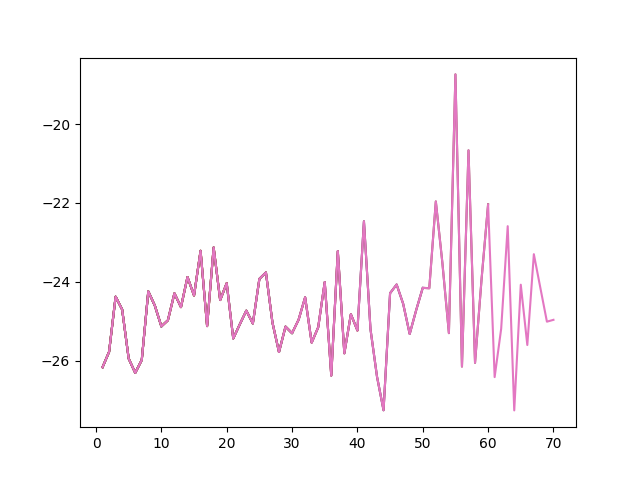

Reproduce this figure in Python.
"""
image-based observation for learning: image of the tactip, size 256*256 = 65536, encoded to be 2048 dim
task: tactip following the cylinder to reach the ball target
"""

import tensorflow as tf
from tensorflow.keras.layers import Conv2D, MaxPooling2D, Flatten
import numpy as np
import matplotlib.pyplot as plt
import gym, threading, queue
from gym_unity.envs import UnityEnv
import argparse
from PIL import Image
import time

from reacher_sawyer_env import ReacherEnv


EP_MAX = 1000000
EP_LEN = 20
N_WORKER = 2                # parallel workers
GAMMA = 0.9                 # reward discount factor
A_LR = 0.0001               # learning rate for actor
C_LR = 0.0002               # learning rate for critic
MIN_BATCH_SIZE = 10         # minimum batch size for updating PPO
UPDATE_STEP = 8            # loop update operation n-steps
EPSILON = 0.2               # for clipping surrogate objective

parser = argparse.ArgumentParser(description='Train or test neural net motor controller.')
parser.add_argument('--train', dest='train', action='store_true', default=False)
parser.add_argument('--test', dest='test', action='store_true', default=False)

args = parser.parse_args()


# env=ReacherEnv(headless=True)
# S_DIM=env.observation_space.shape[0]
# A_DIM= env.action_space.shape[0] 

S_DIM=17
A_DIM=7



class PPO(object):
    def __init__(self):
        self.sess = tf.Session()
        self.tfs = tf.placeholder(tf.float32, [None, S_DIM], 'state')
        

        # critic
        l1 = tf.layers.dense(self.tfs, 100, tf.nn.relu)
        l2 = tf.layers.dense(l1, 100, tf.nn.relu)
        l3 = tf.layers.dense(l2, 100, tf.nn.relu)
        self.v = tf.layers.dense(l3, 1)
        self.tfdc_r = tf.placeholder(tf.float32, [None, 1], 'discounted_r')
        self.advantage = self.tfdc_r - self.v
        self.closs = tf.reduce_mean(tf.square(self.advantage))
        self.ctrain_op = tf.train.AdamOptimizer(C_LR).minimize(self.closs)

        # actor
        pi, pi_params = self._build_anet('pi', trainable=True)
        oldpi, oldpi_params = self._build_anet('oldpi', trainable=False)
        self.sample_op = tf.squeeze(pi.sample(1), axis=0)  # operation of choosing action
        self.update_oldpi_op = [oldp.assign(p) for p, oldp in zip(pi_params, oldpi_params)]

        self.tfa = tf.placeholder(tf.float32, [None, A_DIM], 'action')
        self.tfadv = tf.placeholder(tf.float32, [None, 1], 'advantage')
        # ratio = tf.exp(pi.log_prob(self.tfa) - oldpi.log_prob(self.tfa))
        ratio = pi.prob(self.tfa) / (oldpi.prob(self.tfa) + 1e-5)
        surr = ratio * self.tfadv                       # surrogate loss

        self.aloss = -tf.reduce_mean(tf.minimum(        # clipped surrogate objective
            surr,
            tf.clip_by_value(ratio, 1. - EPSILON, 1. + EPSILON) * self.tfadv))

        self.atrain_op = tf.train.AdamOptimizer(A_LR).minimize(self.aloss)
        self.sess.run(tf.global_variables_initializer())

        self.saver = tf.train.Saver()

    # def maxpool2d(x, k=2):
    #     # MaxPool2D wrapper
    #     return tf.nn.max_pool(x, ksize=[1, k, k, 1], strides=[1, k, k, 1], padding='SAME')
    
    def update(self):
        global GLOBAL_UPDATE_COUNTER
        while not COORD.should_stop():
            if GLOBAL_EP < EP_MAX:
                UPDATE_EVENT.wait()                     # wait until get batch of data
                self.sess.run(self.update_oldpi_op)     # copy pi to old pi
                data = [QUEUE.get() for _ in range(QUEUE.qsize())]      # collect data from all workers
                data = np.vstack(data)
                s, a, r = data[:, :S_DIM], data[:, S_DIM: S_DIM + A_DIM], data[:, -1:]

                adv = self.sess.run(self.advantage, {self.tfs: s, self.tfdc_r: r})
                # update actor and critic in a update loop
                [self.sess.run(self.atrain_op, {self.tfs: s, self.tfa: a, self.tfadv: adv}) for _ in range(UPDATE_STEP)]
                [self.sess.run(self.ctrain_op, {self.tfs: s, self.tfdc_r: r}) for _ in range(UPDATE_STEP)]
                UPDATE_EVENT.clear()        # updating finished
                GLOBAL_UPDATE_COUNTER = 0   # reset counter
                ROLLING_EVENT.set()         # set roll-out available
    
    # def encoder(self, input):
    #     model = tf.keras.models.Sequential(name='encoder')
    #     model.add(Conv2D(filters=8, kernel_size=(2,2), padding='same', activation='relu'))
    #     model.add(MaxPooling2D(pool_size = (2,2)))
    #     model.add(Conv2D(filters=4, kernel_size=(2,2), padding='same', activation='relu'))
    #     model.add(MaxPooling2D(pool_size = (2,2)))
    #     model.add(Conv2D(filters=2, kernel_size=(2,2), padding='same', activation='relu'))
    #     model.add(MaxPooling2D(pool_size = (2,2)))
    #     model.add(Flatten()) # latent dim 2048
    #     return model(input)


        

    def _build_anet(self, name, trainable):
        with tf.variable_scope(name):
            l1 = tf.layers.dense(self.tfs, 200, tf.nn.tanh, trainable=trainable)
            l2 = tf.layers.dense(l1, 200, tf.nn.tanh, trainable=trainable)
            l3 = tf.layers.dense(l2, 200, tf.nn.tanh, trainable=trainable)
            action_scale = 1.0
            mu = action_scale * tf.layers.dense(l3, A_DIM, tf.nn.tanh, trainable=trainable)
            sigma = tf.layers.dense(l3, A_DIM, tf.nn.softplus, trainable=trainable)
            sigma +=1e-1 # without this line, 0 value sigma may cause NAN action
            # print('mu,sig: ', mu, sigma)
            norm_dist = tf.distributions.Normal(loc=mu, scale=sigma)
        params = tf.get_collection(tf.GraphKeys.GLOBAL_VARIABLES, scope=name)
        return norm_dist, params

    def choose_action(self, s):
        s = s[np.newaxis, :] # np.newaxis is to increase dim, [] -> [[]]
        a = self.sess.run(self.sample_op, {self.tfs: s})[0]
        return np.clip(a, -2, 2)

    def get_v(self, s):
        if s.ndim < 2: s = s[np.newaxis, :] 
        return self.sess.run(self.v, {self.tfs: s})[0, 0]


    def save(self, path):
            self.saver.save(self.sess, path)

    def load(self, path):
            self.saver.restore(self.sess, path)






def worker(wid):
    env=ReacherEnv(headless=True) # for multi-process the headless has to be True
    ppo = GLOBAL_PPO

    pins_x=[]
    pins_y=[]
    global GLOBAL_EP, GLOBAL_RUNNING_R, GLOBAL_UPDATE_COUNTER
    step_set=[]
    epr_set=[]
    step=0

    while not COORD.should_stop():
        s=env.reset()
        step+=1
        
        ep_r = 0
        buffer_s, buffer_a, buffer_r = [], [], []
        pins_x=[]
        pins_y=[]
        for t in range(EP_LEN):
            if not ROLLING_EVENT.is_set():                  # while global PPO is updating
                ROLLING_EVENT.wait()                        # wait until PPO is updated
                buffer_s, buffer_a, buffer_r = [], [], []   # clear history buffer, use new policy to collect data
            a = ppo.choose_action(s)
            # print('a: ', a)
            s_, r, done = env.step(a)

            buffer_s.append(s)
            buffer_a.append(a)
            buffer_r.append(r)                    # normalize reward, find to be useful
            s  = s_
            ep_r += r

            GLOBAL_UPDATE_COUNTER += 1                      # count to minimum batch size, no need to wait other workers
            if t == EP_LEN - 1 or GLOBAL_UPDATE_COUNTER >= MIN_BATCH_SIZE:
                v_s_ = ppo.get_v(s_)
                discounted_r = []                           # compute discounted reward
                for r in buffer_r[::-1]:
                    v_s_ = r + GAMMA * v_s_
                    discounted_r.append(v_s_)
                discounted_r.reverse()

                bs, ba, br = np.vstack(buffer_s), np.vstack(buffer_a), np.array(discounted_r)[:, np.newaxis]
                buffer_s, buffer_a, buffer_r = [], [], []
                QUEUE.put(np.hstack((bs, ba, br)))          # put data in the queue
                if GLOBAL_UPDATE_COUNTER >= MIN_BATCH_SIZE:
                    ROLLING_EVENT.clear()       # stop collecting data
                    UPDATE_EVENT.set()          # globalPPO update

                if GLOBAL_EP >= EP_MAX:         # stop training
                    COORD.request_stop()
                    break

                

        if GLOBAL_EP%100==0 and GLOBAL_EP>0:
            ppo.save(model_path)
        # record reward changes, plot later
        if len(GLOBAL_RUNNING_R) == 0: GLOBAL_RUNNING_R.append(ep_r)
        else: GLOBAL_RUNNING_R.append(GLOBAL_RUNNING_R[-1]*0.9+ep_r*0.1)
        GLOBAL_EP += 1
        print('{0:.1f}%'.format(GLOBAL_EP/EP_MAX*100), '|W%i' % wid,  '|Ep_r: %.2f' % ep_r,)
        step_set.append(step)
        # print(step)
        epr_set.append(ep_r)
        if step % 10==0:  # plot every N episode; some error about main thread for plotting
            plt.plot(step_set,epr_set)  # no moving average
            try:
                plt.savefig('./ppo_multi.png')
            except:
                print('writing conflict!')
            
    env.shutdown()


if __name__ == '__main__':
    model_path = './model/ppo_multi'
    if args.train:
        GLOBAL_PPO = PPO()
        UPDATE_EVENT, ROLLING_EVENT = threading.Event(), threading.Event()
        UPDATE_EVENT.clear()            # not update now
        ROLLING_EVENT.set()             # start to roll out
        
        GLOBAL_UPDATE_COUNTER, GLOBAL_EP = 0, 0
        GLOBAL_RUNNING_R = []
        COORD = tf.train.Coordinator()
        QUEUE = queue.Queue()           # workers putting data in this queue
        threads = []
        for i in range(N_WORKER):
            t = threading.Thread(target=worker, args=(i,))
            t.daemon = True             # kill the main thread, the sub-threads die as well
            t.start()                   # training
            threads.append(t)
        # add a PPO updating thread
        threads.append(threading.Thread(target=GLOBAL_PPO.update,))
        threads[-1].start()  # start the updating thread as well
        COORD.join(threads)  # waiting to finish all threads 

        GLOBAL_PPO.save(model_path)

    if args.test:
        env=ReacherEnv(headless=True)
        env.reset()
        GLOBAL_PPO = PPO()
        GLOBAL_PPO.load(model_path)
        test_steps = 200
        test_episode = 10
        

        for _ in range(test_episode):
            s, info = env.reset()
 
            for t in range(test_steps):
                s, r, done, info = env.step(GLOBAL_PPO.choose_action(s))
     
        env.shutdown()